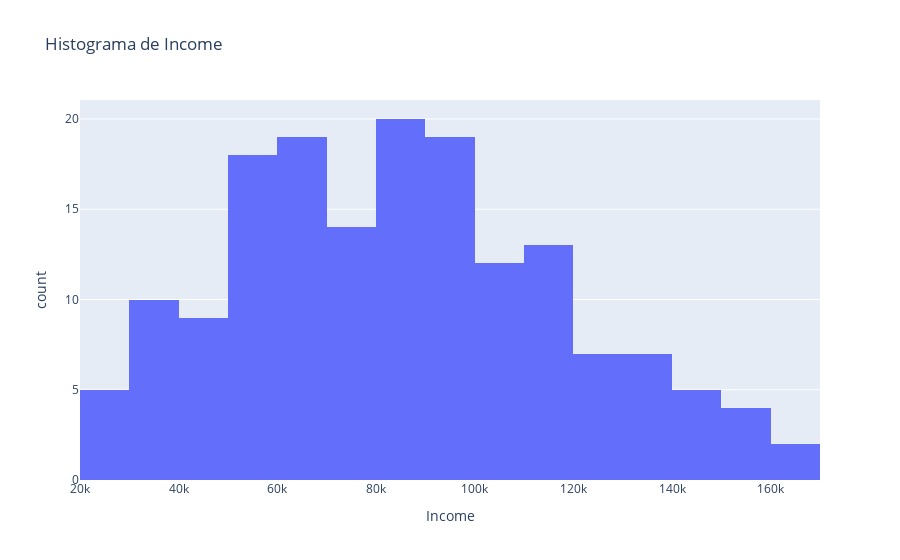

The cell this chart's notebook holds for it:
### Markdown cell above
**B) Agora realize a análise univariada para as variaveis categóricas, plote gráficos para entender a distribuição das categorias e tente retirar insights de cada gráfico.**

### Code cell
# Analise univariada
# Histograma da coluna Income
px.histogram(df, x='Income', title='Histograma de Income').show()

### Figure 1 — Plotly figure (JSON) as saved in the notebook; plotly's stock layout.template omitted (floating-point values rounded to 4 significant figures; data arrays with more than 128 entries replaced by an {"elided": "..."} marker saying what was removed)
{"data": [{"alignmentgroup": "True", "bingroup": "x", "hovertemplate": "Income=%{x}<br>count=%{y}<extra></extra>", "legendgroup": "", "marker": {"color": "#636efa", "pattern": {"shape": ""}}, "name": "", "offsetgroup": "", "orientation": "v", "showlegend": false, "type": "histogram", "x": {"elided": "164 int values"}, "xaxis": "x", "yaxis": "y"}], "layout": {"barmode": "relative", "legend": {"tracegroupgap": 0}, "title": {"text": "Histograma de Income"}, "xaxis": {"anchor": "y", "domain": [0, 1], "title": {"text": "Income"}}, "yaxis": {"anchor": "x", "domain": [0, 1], "title": {"text": "count"}}}}
